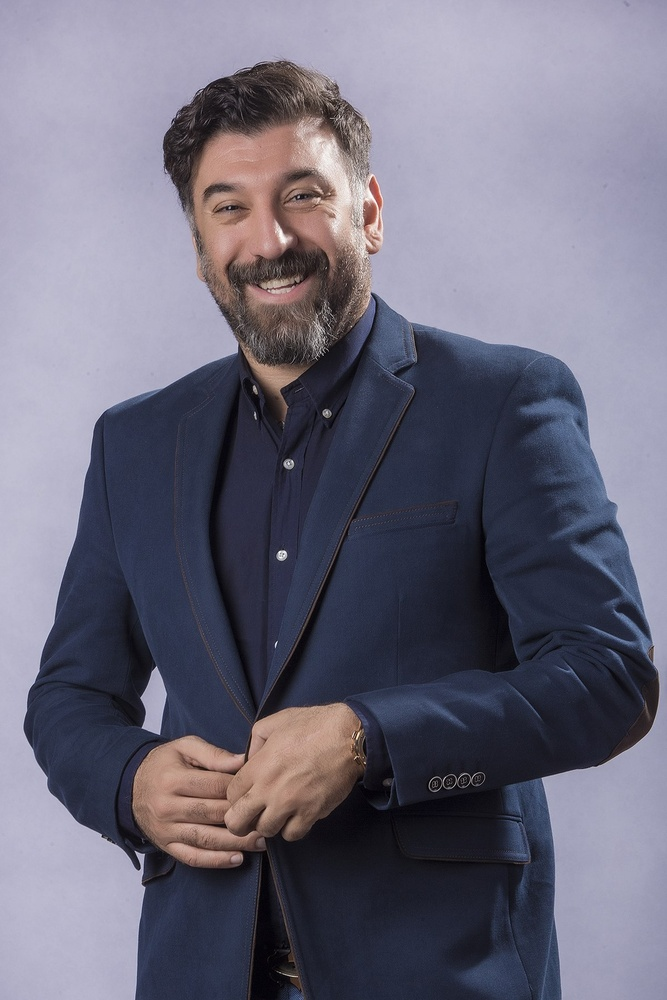
#> input picture dark_line/Ali_Ansarian.jpg, 667 x 1000 px, shrunk from 1200 x 1800 before the run
$ python main.py
#> lines starting #> are read from the running program, lines starting #| are printed output that depends on the picture; after the words box and inside, x2 and y2 are one past the last pixel; in counts of white or black regions, pixels touching at a corner belong together
import cv2
import numpy as np
image=cv2.imread('Ali_Ansarian.jpg',0)
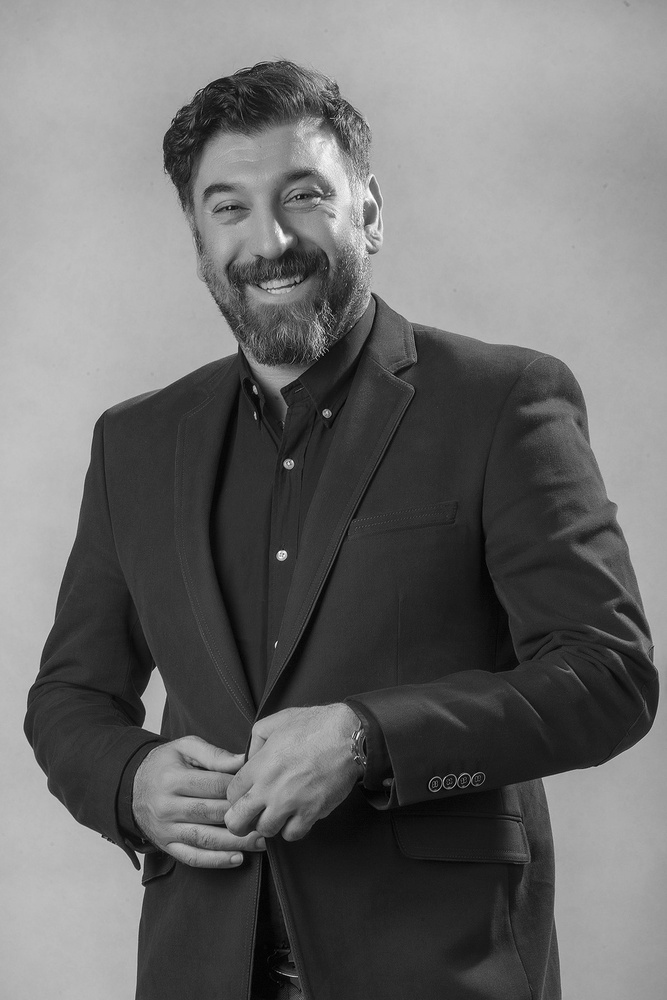
#> image: shape (1000, 667); min 0, max 255, mean 109.6
count=0
for i in range(300,-10,-10):
    for j in range(count,10+count):
        image[i:i+10,j:j+20]=0
    count+=10
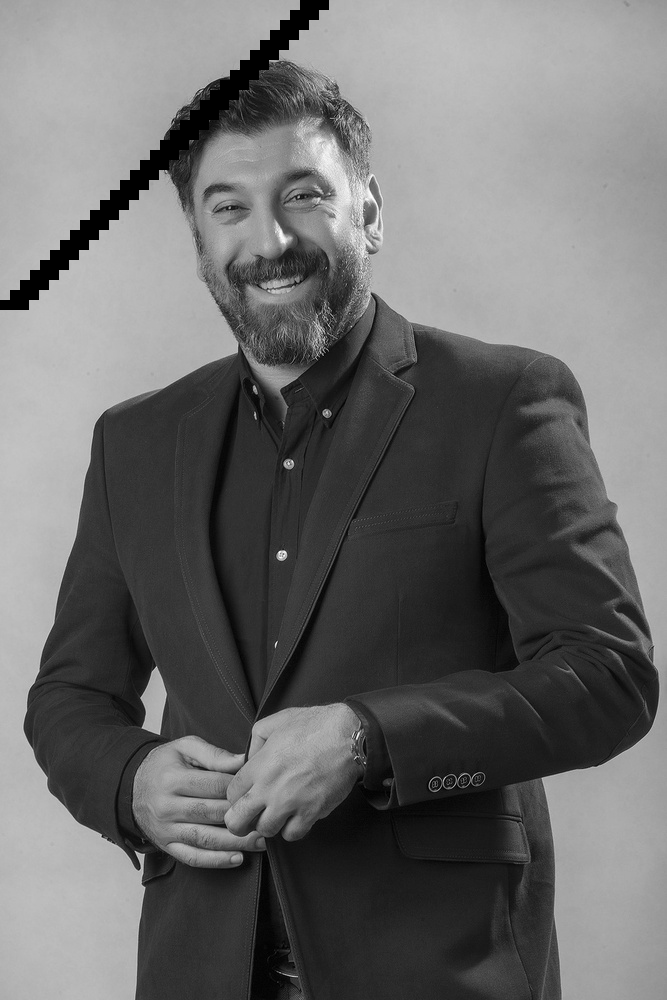
#> image: shape (1000, 667); 1.35% of pixels changed, all inside (x1, y1, x2, y2) = (0, 0, 329, 310)
cv2.imwrite('AliAnsarian.jpg',image)
cv2.imshow('ali ansariuan',image)
cv2.waitKey()
